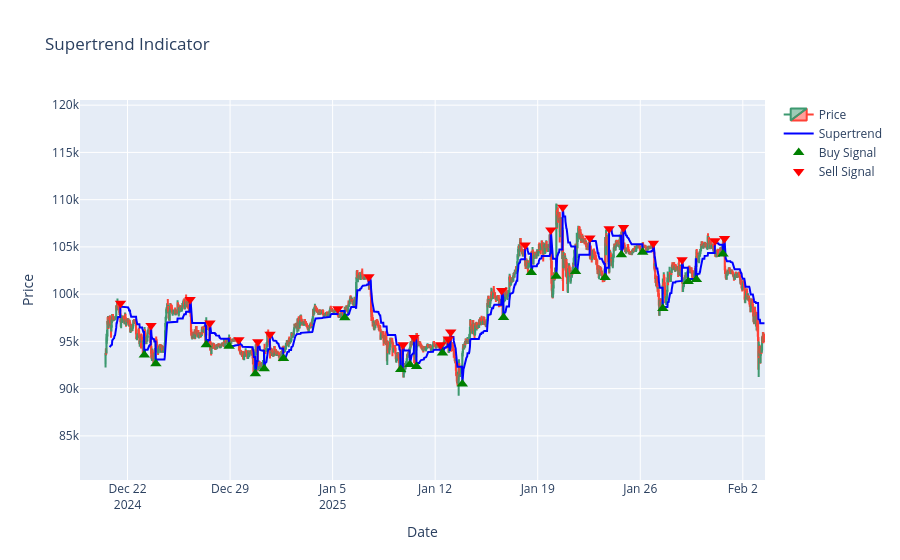
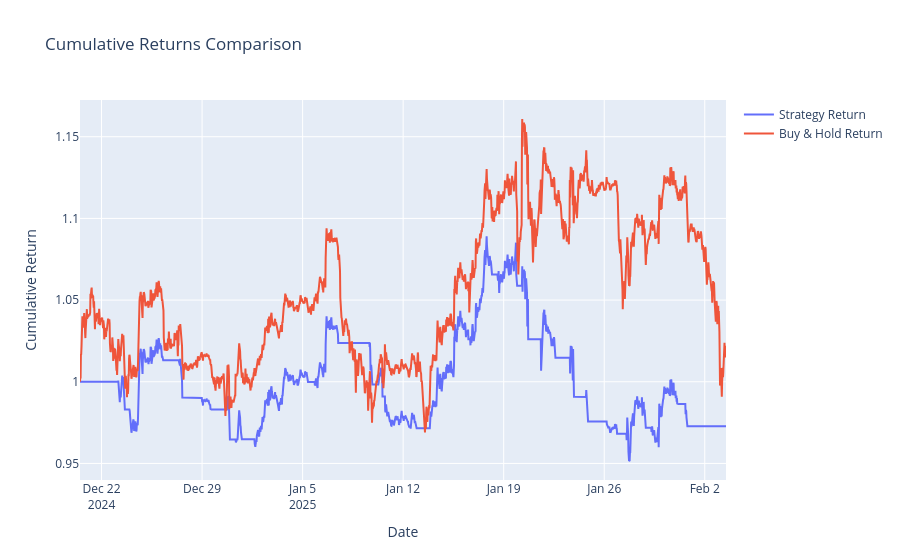

Here is the notebook cell these charts were saved with, in order:
### Code cell
import pandas as pd
import pandas_ta as ta
import plotly.graph_objects as go

def supertrend(df, periods=14, multiplier=3.0):
    """
    Calculate Supertrend using pandas_ta library and generate signals.
    
    Returns a DataFrame with:
      - supertrend: The Supertrend line
      - buy_signal: Boolean series where True indicates a buy signal
      - sell_signal: Boolean series where True indicates a sell signal
      - trend: The raw trend direction from Supertrend indicator
      - up / dn: The bands from the indicator (for reference)
      - atr and tr for further filtering or analysis.
    """
    st = ta.supertrend(
        high=df['High'],
        low=df['Low'],
        close=df['Close'],
        length=periods,
        multiplier=multiplier
    )
    
    supertrend_col = f"SUPERT_{periods}_{multiplier}"
    direction_col = f"SUPERTd_{periods}_{multiplier}"
    lower_band_col = f"SUPERTl_{periods}_{multiplier}"
    upper_band_col = f"SUPERTs_{periods}_{multiplier}"

    # Create initial raw signals: buy when direction flips positive and sell when it flips negative
    buy_signal = (st[direction_col] > 0) & (st[direction_col].shift(1) < 0)
    sell_signal = (st[direction_col] < 0) & (st[direction_col].shift(1) > 0)

    atr = ta.atr(
        high=df['High'],
        low=df['Low'],
        close=df['Close'],
        length=periods,
        mamode='rma'
    )
    tr = ta.true_range(
        high=df['High'],
        low=df['Low'],
        close=df['Close']
    )

    return pd.DataFrame({
        'supertrend': st[supertrend_col],
        'buy_signal': buy_signal,
        'sell_signal': sell_signal,
        'trend': st[direction_col],
        'up': st[lower_band_col],  # Lower band (or “up” line)
        'dn': st[upper_band_col],  # Upper band (or “dn” line)
        'atr': atr,
        'tr': tr
    }, index=df.index)

def filter_false_signals(df, signals, confirmation_period=1):
    """
    Example filter to reduce false signals.
    
    Confirms a buy signal only if the closing price stays above 
    the Supertrend for the next 'confirmation_period' bars (and similarly for sell signals).
    """
    filtered_buy = signals['buy_signal'].copy()
    filtered_sell = signals['sell_signal'].copy()
    
    for i in range(len(signals) - confirmation_period):
        if signals['buy_signal'].iloc[i]:
            if not all(df['Close'].iloc[i+1:i+1+confirmation_period] > signals['supertrend'].iloc[i+1:i+1+confirmation_period]):
                filtered_buy.iloc[i] = False
        if signals['sell_signal'].iloc[i]:
            if not all(df['Close'].iloc[i+1:i+1+confirmation_period] < signals['supertrend'].iloc[i+1:i+1+confirmation_period]):
                filtered_sell.iloc[i] = False

    signals['buy_signal'] = filtered_buy
    signals['sell_signal'] = filtered_sell
    return signals

def backtest_signals(df, signals):
    """
    Backtests the strategy using simple signals.
    
    Opens a long position when a buy signal occurs and exits the position when a sell signal occurs.
    If a trade is still open at the end of the dataset, it is closed at the last available price.
    
    Returns a list of trade details.
    """
    trades = []
    position = None  # None if no open trade
    df['Datetime'] = pd.to_datetime(df['Datetime'])
    
    for i in range(len(df)):
        if position is None:
            # Open a long trade on a confirmed buy signal
            if signals['buy_signal'].iloc[i]:
                entry_price = df['Close'].iloc[i]
                position = {
                    'entry_index': i,
                    'entry_date': df['Datetime'].iloc[i],
                    'entry_price': entry_price
                }
        else:
            # Close the open trade when a sell signal is generated
            if signals['sell_signal'].iloc[i]:
                exit_price = df['Close'].iloc[i]
                trade = {
                    'entry_date': position['entry_date'],
                    'entry_price': position['entry_price'],
                    'exit_date': df['Datetime'].iloc[i],
                    'exit_price': exit_price,
                    'profit': exit_price - position['entry_price']
                }
                trades.append(trade)
                position = None
                
    # Close any open position at the end of the data
    if position is not None:
        last_price = df['Close'].iloc[-1]
        trade = {
            'entry_date': position['entry_date'],
            'entry_price': position['entry_price'],
            'exit_date': df['Datetime'].iloc[-1],
            'exit_price': last_price,
            'profit': last_price - position['entry_price']
        }
        trades.append(trade)
    
    return trades

def backtest_cumulative_returns(df, signals):
    """
    Calculates the cumulative returns of the strategy compared to a buy & hold strategy.
    """
    df = df.copy()
    df['position'] = 0
    in_position = 0
    for i in range(len(df)):
        if signals['buy_signal'].iloc[i]:
            in_position = 1
        elif signals['sell_signal'].iloc[i]:
            in_position = 0
        df.loc[df.index[i], 'position'] = in_position
    df['daily_return'] = df['Close'].pct_change().fillna(0)
    df['strategy_return'] = df['daily_return'] * df['position'].shift(1).fillna(0)
    df['cumulative_strategy_return'] = (1 + df['strategy_return']).cumprod()
    df['cumulative_buy_hold_return'] = (1 + df['daily_return']).cumprod()
    return df

def plot_supertrend(df, supertrend_df):
    df['Datetime'] = pd.to_datetime(df['Datetime'])
    if 'Open' not in df.columns:
        df['Open'] = df['Close'].shift(1).fillna(df['Close'].iloc[0])
    price_trace = go.Candlestick(
        x=df['Datetime'],
        open=df['Open'],
        high=df['High'],
        low=df['Low'],
        close=df['Close'],
        name='Price'
    )
    supertrend_line = go.Scatter(
        x=df['Datetime'],
        y=supertrend_df['supertrend'],
        mode='lines',
        name='Supertrend',
        line=dict(color='blue')
    )
    buy_signals = supertrend_df[supertrend_df['buy_signal']]
    buy_markers = go.Scatter(
        x=df.loc[buy_signals.index, 'Datetime'],
        y=buy_signals['supertrend'],
        mode='markers',
        marker=dict(symbol='triangle-up', color='green', size=10),
        name='Buy Signal'
    )
    sell_signals = supertrend_df[supertrend_df['sell_signal']]
    sell_markers = go.Scatter(
        x=df.loc[sell_signals.index, 'Datetime'],
        y=sell_signals['supertrend'],
        mode='markers',
        marker=dict(symbol='triangle-down', color='red', size=10),
        name='Sell Signal'
    )
    fig = go.Figure(data=[price_trace, supertrend_line, buy_markers, sell_markers])
    fig.update_layout(
        title='Supertrend Indicator',
        xaxis_title='Date',
        yaxis_title='Price',
        xaxis_rangeslider_visible=False,
        yaxis=dict(range=[df['Low'].min() * 0.9, df['High'].max() * 1.1])
    )
    fig.show()

def plot_performance(df_backtest):
    fig = go.Figure()
    fig.add_trace(go.Scatter(
        x=df_backtest['Datetime'],
        y=df_backtest['cumulative_strategy_return'],
        mode='lines',
        name='Strategy Return'
    ))
    fig.add_trace(go.Scatter(
        x=df_backtest['Datetime'],
        y=df_backtest['cumulative_buy_hold_return'],
        mode='lines',
        name='Buy & Hold Return'
    ))
    fig.update_layout(
        title="Cumulative Returns Comparison",
        xaxis_title="Date",
        yaxis_title="Cumulative Return",
        xaxis_rangeslider_visible=False
    )
    fig.show()

if __name__ == "__main__":
    # Load your data
    df = pd.read_csv('bitcoin45days30.csv')
    print("Price range:", df['Close'].min(), "to", df['Close'].max())
    
    # Generate Supertrend signals and apply optional filtering
    signals = supertrend(df, periods=14, multiplier=3.0)
    signals_filtered = filter_false_signals(df, signals, confirmation_period=3)
    
    # Plot the indicator with signals
    plot_supertrend(df, signals_filtered)
    
    # Backtest using the simple signals approach (buy on buy signal, sell on sell signal)
    trades = backtest_signals(df, signals_filtered)
    print("Trade details (simple signals):")
    for trade in trades:
        print(trade)
    
    # Calculate and plot cumulative performance
    df_backtest = backtest_cumulative_returns(df, signals_filtered)
    df_backtest['Datetime'] = pd.to_datetime(df_backtest['Datetime'])
    plot_performance(df_backtest)

### Figure 1 — Plotly figure (JSON) as saved in the notebook; plotly's stock layout.template omitted (floating-point values rounded to 4 significant figures; data arrays with more than 128 entries replaced by an {"elided": "..."} marker saying what was removed)
{"data": [{"close": {"elided": "2160 float values"}, "high": {"elided": "2160 float values"}, "low": {"elided": "2160 float values"}, "name": "Price", "open": {"elided": "2160 float values"}, "type": "candlestick", "x": {"elided": "2160 str values"}}, {"line": {"color": "blue"}, "mode": "lines", "name": "Supertrend", "type": "scatter", "x": {"elided": "2160 str values"}, "y": {"elided": "2160 float values"}}, {"marker": {"color": "green", "size": 10, "symbol": "triangle-up"}, "mode": "markers", "name": "Buy Signal", "type": "scatter", "x": ["2024-12-23T03:30:00", "2024-12-23T22:30:00", "2024-12-27T09:00:00", "2024-12-28T22:30:00", "2024-12-30T17:30:00", "2024-12-31T08:00:00", "2025-01-01T15:30:00", "2025-01-05T20:00:00", "2025-01-09T15:30:00", "2025-01-10T06:30:00", "2025-01-10T17:30:00", "2025-01-12T12:00:00", "2025-01-13T20:30:00", "2025-01-16T16:00:00", "2025-01-18T13:30:00", "2025-01-20T06:30:00", "2025-01-21T14:00:00", "2025-01-23T14:30:00", "2025-01-24T17:00:00", "2025-01-26T04:00:00", "2025-01-27T13:00:00", "2025-01-29T06:30:00", "2025-01-29T20:00:00", "2025-01-31T15:30:00"], "y": [93570.0, 92620.0, 94640.0, 94470.0, 91590.0, 92100.0, 93190.0, 97510.0, 92020.0, 92550.0, 92340.0, 93760.0, 90480.0, 97520.0, 102300.0, 101900.0, 102400.0, 101800.0, 104200.0, 104400.0, 98470.0, 101300.0, 101600.0, 104200.0]}, {"marker": {"color": "red", "size": 10, "symbol": "triangle-down"}, "mode": "markers", "name": "Sell Signal", "type": "scatter", "x": ["2024-12-21T12:30:00", "2024-12-23T14:30:00", "2024-12-26T06:30:00", "2024-12-27T15:00:00", "2024-12-29T14:30:00", "2024-12-30T21:30:00", "2024-12-31T17:30:00", "2025-01-05T08:30:00", "2025-01-07T11:30:00", "2025-01-09T19:30:00", "2025-01-10T13:30:00", "2025-01-12T09:00:00", "2025-01-12T21:30:00", "2025-01-13T01:30:00", "2025-01-16T13:00:00", "2025-01-18T03:30:00", "2025-01-19T21:30:00", "2025-01-20T17:00:00", "2025-01-22T13:30:00", "2025-01-23T21:00:00", "2025-01-24T20:30:00", "2025-01-26T21:30:00", "2025-01-28T20:30:00", "2025-01-31T02:30:00", "2025-01-31T18:00:00"], "y": [99030.0, 96680.0, 99440.0, 96960.0, 95180.0, 94960.0, 95750.0, 98450.0, 101800.0, 94640.0, 95410.0, 94640.0, 95260.0, 96000.0, 100400.0, 105200.0, 106800.0, 109200.0, 105900.0, 106900.0, 107000.0, 105400.0, 103600.0, 105600.0, 105900.0]}], "layout": {"title": {"text": "Supertrend Indicator"}, "xaxis": {"rangeslider": {"visible": false}, "title": {"text": "Date"}}, "yaxis": {"range": [80330.0, 120500.0], "title": {"text": "Price"}}}}

### Figure 2 — Plotly figure (JSON) as saved in the notebook; plotly's stock layout.template omitted (floating-point values rounded to 4 significant figures; data arrays with more than 128 entries replaced by an {"elided": "..."} marker saying what was removed)
{"data": [{"mode": "lines", "name": "Strategy Return", "type": "scatter", "x": {"elided": "2160 str values"}, "y": {"elided": "2160 float values"}}, {"mode": "lines", "name": "Buy & Hold Return", "type": "scatter", "x": {"elided": "2160 str values"}, "y": {"elided": "2160 float values"}}], "layout": {"title": {"text": "Cumulative Returns Comparison"}, "xaxis": {"rangeslider": {"visible": false}, "title": {"text": "Date"}}, "yaxis": {"title": {"text": "Cumulative Return"}}}}
